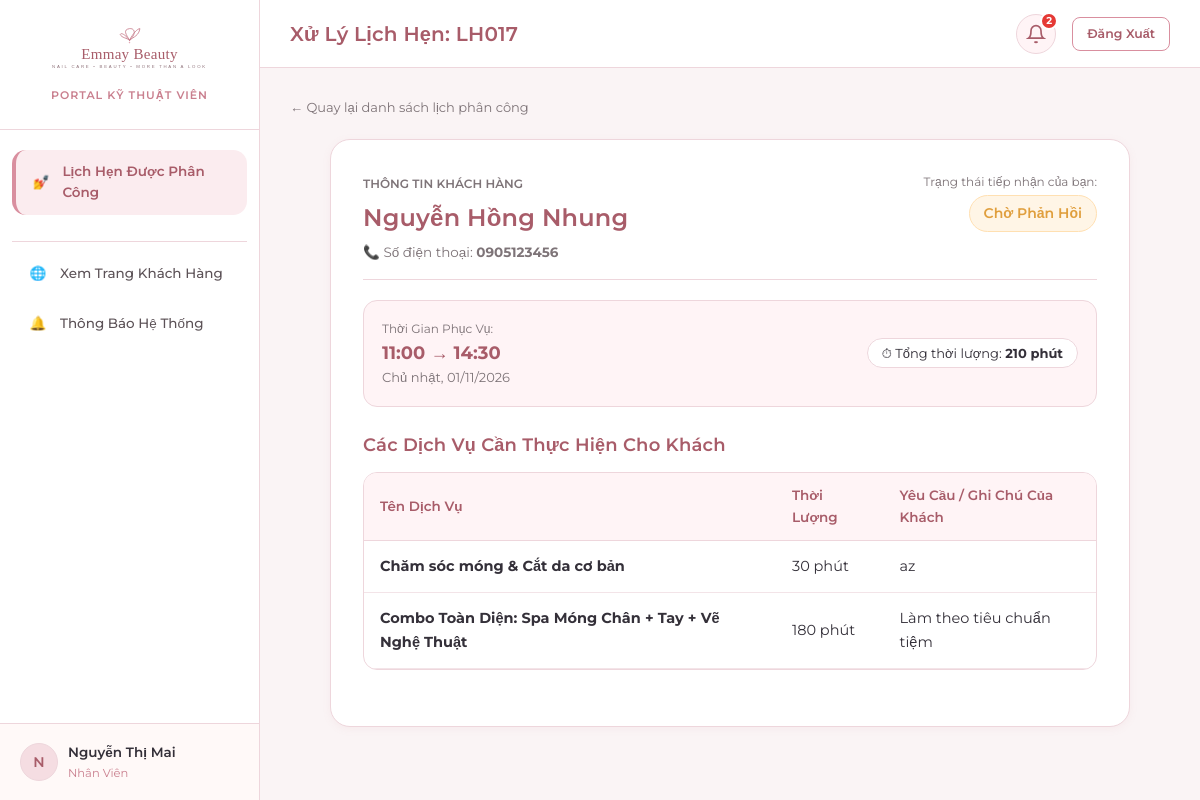
The app's page /employee/appointments/LH017/ (signed in) with its own data.
### apps/accounts/models.py (models this page shows, shortened)
class TaiKhoan(models.Model):
    VAI_TRO_CHOICES = [
        ('Chủ Tiệm', 'Chủ Tiệm'),
        ('Nhân Viên', 'Nhân Viên'),
        ('Khách Hàng', 'Khách Hàng'),
    ]
    ma_tai_khoan = models.CharField(max_length=10, primary_key=True, verbose_name='Mã tài khoản')
    user = models.OneToOneField(User, on_delete=models.CASCADE, related_name='tai_khoan', verbose_name='Tài khoản User')
    vai_tro = models.CharField(max_length=20, choices=VAI_TRO_CHOICES, verbose_name='Vai trò')
    khach_hang = models.OneToOneField(
        KhachHang, on_delete=models.SET_NULL, null=True, blank=True,
        related_name='tai_khoan', verbose_name='Khách hàng liên kết'
    )
    class Meta:
        db_table = 'TaiKhoan'
        verbose_name = 'Tài Khoản'
        verbose_name_plural = 'Tài Khoản'

### apps/appointments/models.py (models this page shows, shortened)
class LichHen(models.Model):
    TRANG_THAI_CHOICES = [
        ('Chờ xác nhận', 'Chờ xác nhận'),
        ('Đã xác nhận', 'Đã xác nhận'),
        ('Hoàn thành', 'Hoàn thành'),
        ('Hủy', 'Hủy'),
        ('Không đến', 'Không đến'),
    ]
    ma_lich_hen = models.CharField(max_length=10, primary_key=True, verbose_name='Mã lịch hẹn')
    khach_hang = models.ForeignKey(KhachHang, on_delete=models.PROTECT, related_name='lich_hen', verbose_name='Khách hàng')
    tai_khoan_huy = models.ForeignKey(
        TaiKhoan, on_delete=models.SET_NULL, null=True, blank=True,
        related_name='lich_hen_da_huy', verbose_name='Tài khoản hủy'
    )
    ngay_gio_bat_dau = models.DateTimeField(verbose_name='Ngày giờ bắt đầu')
    ten_lien_he = models.CharField(max_length=100, verbose_name='Tên liên hệ')
    so_dien_thoai_lien_he = models.CharField(
        max_length=10, validators=[phone_validator], verbose_name='SĐT liên hệ'
    )
    trang_thai = models.CharField(
        max_length=30, choices=TRANG_THAI_CHOICES, default='Chờ xác nhận',
        verbose_name='Trạng thái'
    )
    thoi_diem_huy = models.DateTimeField(null=True, blank=True, verbose_name='Thời điểm hủy')
    thoi_diem_tao = models.DateTimeField(auto_now_add=True, verbose_name='Thời điểm tạo')
    class Meta:
        db_table = 'LichHen'
        verbose_name = 'Lịch Hẹn'
        verbose_name_plural = 'Lịch Hẹn'
        ordering = ['-ngay_gio_bat_dau']
    @property
    def tong_thoi_luong(self):
        return sum(ct.thoi_luong_dat for ct in self.chi_tiet.all())
    @property
    def ngay_gio_ket_thuc(self):
        return self.ngay_gio_bat_dau + timedelta(minutes=self.tong_thoi_luong)

class ChiTietLichHen(models.Model):
    lich_hen = models.ForeignKey(LichHen, on_delete=models.CASCADE, related_name='chi_tiet', verbose_name='Lịch hẹn')
    dich_vu = models.ForeignKey(DichVu, on_delete=models.PROTECT, related_name='chi_tiet_lich_hen', verbose_name='Dịch vụ gốc')
    ten_dich_vu_dat = models.CharField(max_length=60, verbose_name='Tên dịch vụ lúc đặt')
    don_gia_dat = models.DecimalField(max_digits=12, decimal_places=0, verbose_name='Đơn giá lúc đặt')
    thoi_luong_dat = models.SmallIntegerField(verbose_name='Thời lượng lúc đặt (phút)')
    ghi_chu_thuc_hien = models.CharField(max_length=255, blank=True, null=True, verbose_name='Ghi chú thực hiện')
    class Meta:
        db_table = 'ChiTietLichHen'
        verbose_name = 'Chi Tiết Lịch Hẹn'
        verbose_name_plural = 'Chi Tiết Lịch Hẹn'
        unique_together = ('lich_hen', 'dich_vu')

### apps/assignments/views.py (the view)
# urls.py: path('appointments/<str:pk>/', views.employee_appointment_detail, name='appointment_detail'),
@employee_required
def employee_appointment_detail(request, pk):
    nhan_vien = request.user.tai_khoan.nhan_vien
    appointment = get_object_or_404(LichHen, pk=pk)
    assignment = PhanCong.objects.filter(
        lich_hen=appointment,
        nhan_vien=nhan_vien,
        dang_phu_trach=True
    ).first()
    if not assignment:
        messages.error(request, 'Bạn không được phân công phụ trách lịch hẹn này.')
        return redirect('employee:dashboard')
    return render(request, 'employee/appointment_detail.html', {
        'appointment': appointment,
        'assignment': assignment,
    })

### apps/notifications/context_processors.py (called while the page is built)
def notifications_processor(request):
    context = {
        'unread_notifications_count': 0,
        'recent_notifications': [],
    }
    if request.user.is_authenticated:
        try:
            tai_khoan = getattr(request.user, 'tai_khoan', None)
            if tai_khoan:
                user_notifications = ThongBao.objects.filter(tai_khoan=tai_khoan)
                context['unread_notifications_count'] = user_notifications.filter(da_doc=False).count()
                context['recent_notifications'] = user_notifications.order_by('-thoi_diem_tao')[:8]
        except Exception:
            pass
    return context

### templates/employee/appointment_detail.html (shortened to what this page needs)
{% extends 'base_dashboard.html' %}
{% block page_title %}Xử Lý Lịch Hẹn: {{ appointment.ma_lich_hen }}{% endblock %}
{% block content %}
<div style="margin-bottom: 20px;">
  <a href="{% url 'employee:dashboard' %}" style="font-size: 13px; color: var(--text-muted);">&larr; Quay lại danh sách lịch phân công</a>
</div>
<div style="max-width: 800px; margin: 0 auto;">
  <div class="card" style="padding: 32px; border-radius: var(--radius-lg); margin-bottom: 24px;">
    <div style="display: flex; justify-content: space-between; align-items: flex-start; border-bottom: 1px solid var(--border-pink); padding-bottom: 16px; margin-bottom: 20px;">
      <div>
        <span style="font-size: 12px; color: var(--text-muted); text-transform: uppercase; font-weight: 600;">Thông Tin Khách Hàng</span>
        <h2 style="font-size: 24px; color: var(--dark-rose); margin-top: 4px;">{{ appointment.ten_lien_he }}</h2>
        <div style="font-size: 13.5px; color: var(--text-muted); margin-top: 4px;">
          📞 Số điện thoại: <strong>{{ appointment.so_dien_thoai_lien_he }}</strong>
        </div>
      </div>
      <div style="text-align: right;">
        <div style="font-size: 12px; color: var(--text-muted); margin-bottom: 4px;">Trạng thái tiếp nhận của bạn:</div>
        {% if assignment.trang_thai_tiep_nhan == 'Đã tiếp nhận' %}
          <span class="badge badge-completed" style="font-size: 14px; padding: 6px 14px;">Đã Tiếp Nhận</span>
        {% elif assignment.trang_thai_tiep_nhan == 'Từ chối' %}
          <span class="badge badge-canceled" style="font-size: 14px; padding: 6px 14px;">Đã Từ Chối</span>
        {% else %}
          <span class="badge badge-pending" style="font-size: 14px; padding: 6px 14px;">Chờ Phản Hồi</span>
        {% endif %}
      </div>
    </div>
    <div style="background: var(--light-pink); border-radius: var(--radius-md); padding: 18px; margin-bottom: 24px; border: 1px solid var(--border-pink); display: flex; justify-content: space-between; align-items: center;">
      <div>
        <div style="font-size: 12px; color: var(--text-muted);">Thời Gian Phục Vụ:</div>
        <strong style="font-size: 18px; color: var(--dark-rose);">
          {{ appointment.ngay_gio_bat_dau|date:"H:i" }} &rarr; {{ appointment.ngay_gio_ket_thuc|date:"H:i" }}
        </strong>
        <div style="font-size: 13px; color: var(--text-muted);">{{ appointment.ngay_gio_bat_dau|date:"l, d/m/Y" }}</div>
      </div>
      <div>
        <span style="font-size: 13px; background: #FFFFFF; padding: 6px 14px; border-radius: var(--radius-full); border: 1px solid var(--border-pink);">
          ⏱ Tổng thời lượng: <strong>{{ appointment.tong_thoi_luong }} phút</strong>
        </span>
      </div>
    </div>
    <h3 style="font-size: 18px; margin-bottom: 12px;">Các Dịch Vụ Cần Thực Hiện Cho Khách</h3>
    <div class="table-responsive" style="margin-bottom: 24px;">
      <table class="table">
        <thead>
          <tr>
            <th>Tên Dịch Vụ</th>
            <th>Thời Lượng</th>
            <th>Yêu Cầu / Ghi Chú Của Khách</th>
          </tr>
        </thead>
        <tbody>
          {% for ct in appointment.chi_tiet.all %}
            <tr>
              <td><strong>{{ ct.ten_dich_vu_dat }}</strong></td>
              <td>{{ ct.thoi_luong_dat }} phút</td>
              <td>{{ ct.ghi_chu_thuc_hien|default:"Làm theo tiêu chuẩn tiệm" }}</td>
            </tr>
          {% endfor %}
        </tbody>
      </table>
    </div>
  </div>
</div>
{% endblock %}

### templates/base_dashboard.html (shortened to what this page needs)
<!DOCTYPE html>
<html lang="vi">
<head>
  <link rel="stylesheet" href="/static/css/style.css">
  <link rel="stylesheet" href="/static/css/dashboard.css">
</head>
<body class="app-layout">
  <aside class="sidebar">
    <div class="sidebar-brand">
      <a href="{% url 'home' %}">
        <img src="/static/images/logo.svg" alt="Emmay Beauty" class="sidebar-logo">
      </a>
      <div style="font-size: 11px; color: var(--primary-rose); font-weight: 600; margin-top: 4px; letter-spacing: 1px;">
        {% if is_owner %}PORTAL CHỦ TIỆM{% elif is_employee %}PORTAL KỸ THUẬT VIÊN{% else %}PORTAL THÀNH VIÊN{% endif %}
      </div>
    </div>
    <ul class="sidebar-nav">
      {% if is_owner %}
        <li class="nav-item {% if request.resolver_match.url_name == 'dashboard' %}active{% endif %}">
          <a href="{% url 'owner:dashboard' %}">
            <span class="nav-icon">📊</span>
            <span>Tổng Quan</span>
          </a>
        </li>
        <li class="nav-item {% if request.resolver_match.url_name == 'timeline' %}active{% endif %}">
          <a href="{% url 'owner:timeline' %}">
            <span class="nav-icon">📅</span>
            <span>Theo Dõi Timeline (30p)</span>
          </a>
        </li>
        <li class="nav-item {% if 'appointments' in request.path and request.resolver_match.url_name != 'timeline' %}active{% endif %}">
          <a href="{% url 'owner:appointments_list' %}">
            <span class="nav-icon">📋</span>
            <span>Quản Lý Lịch Hẹn</span>
          </a>
        </li>
        <li class="nav-item {% if 'assignments' in request.path %}active{% endif %}">
          <a href="{% url 'owner:assignments_list' %}">
            <span class="nav-icon">👩‍🎨</span>
            <span>Phân Công Kỹ Thuật Viên</span>
          </a>
        </li>
        <li class="nav-item {% if 'services' in request.path %}active{% endif %}">
          <a href="{% url 'owner:services_list' %}">
            <span class="nav-icon">💅</span>
            <span>Quản Lý Dịch Vụ Nail</span>
          </a>
        </li>
        <li class="nav-item {% if 'customers' in request.path %}active{% endif %}">
          <a href="{% url 'owner:customers_list' %}">
            <span class="nav-icon">👥</span>
            <span>Quản Lý Khách Hàng</span>
          </a>
        </li>
      {% elif is_employee %}
        <li class="nav-item active">
          <a href="{% url 'employee:dashboard' %}">
            <span class="nav-icon">💅</span>
            <span>Lịch Hẹn Được Phân Công</span>
          </a>
        </li>
      {% endif %}
      <li class="nav-item" style="margin-top: 20px; border-top: 1px solid var(--border-pink); padding-top: 10px;">
        <a href="{% url 'home' %}">
          <span class="nav-icon">🌐</span>
          <span>Xem Trang Khách Hàng</span>
        </a>
      </li>
      <li class="nav-item">
        <a href="{% url 'notifications:list' %}">
          <span class="nav-icon">🔔</span>
          <span>Thông Báo Hệ Thống</span>
        </a>
      </li>
    </ul>
    <div class="sidebar-footer">
      <div class="user-badge">
        <div class="user-avatar">
          {{ user.username|slice:":1"|upper }}
        </div>
        <div class="user-info">
          <span class="user-name">{{ user.first_name|default:user.username }}</span>
          <span class="user-role">{{ current_role }}</span>
        </div>
      </div>
    </div>
  </aside>
  <div class="main-wrapper">
    <header class="top-header">
      <div class="header-title">
        <h2>{% block page_title %}Bảng Điều Khiển{% endblock %}</h2>
      </div>
      <div class="header-actions">
        <div class="notification-bell-container">
          <button type="button" class="bell-btn" id="notif-bell-btn" title="Thông báo">
            <svg width="20" height="20" viewBox="0 0 24 24" fill="none" stroke="currentColor" stroke-width="2">
              <path d="M18 8A6 6 0 0 0 6 8c0 7-3 9-3 9h18s-3-2-3-9"></path>
              <path d="M13.73 21a2 2 0 0 1-3.46 0"></path>
            </svg>
            {% if unread_notifications_count > 0 %}
              <span class="bell-counter">{{ unread_notifications_count }}</span>
            {% endif %}
          </button>
        </div>
        <a href="{% url 'accounts:logout' %}" class="btn btn-outline btn-sm">
          Đăng Xuất
        </a>
      </div>
    </header>
    <div class="page-container">
      {% block content %}{% endblock %}
    </div>
  </div>
</body>
</html>

### static/css/style.css (style rules this page uses)
:root { --primary-rose: #C97F8E; --btn-rose: #D98F9F; --btn-rose-hover: #C57B8C; --dark-rose: #A85C69; --deep-rose: #8C4350; --blush-pink: #F5DDE2; --soft-pink: #FBECEF; --light-pink: #FFF4F6; --ivory-white: #FFF9F8; --card-bg: #FFFFFF; --text-main: #343039; --text-muted: #7E7478; --text-light: #A3969B; --border-pink: #EED6DC; --border-focus: #D98F9F; --status-pending: #E09F3E; --status-pending-bg: #FFF5E6; --status-confirmed: #4A90E2; --status-confirmed-bg: #EBF4FC; --status-completed: #2E7D32; --status-completed-bg: #EAF5EA; --status-canceled: #C62828; --status-canceled-bg: #FDE8E8; --status-noshow: #757575; --status-noshow-bg: #EEEEEE; --font-heading: 'Playfair Display', serif; --font-body: 'Montserrat', sans-serif; --shadow-sm: 0 2px 8px rgba(201, 127, 142, 0.08); --shadow-md: 0 4px 20px rgba(168, 92, 105, 0.12); --shadow-lg: 0 10px 30px rgba(168, 92, 105, 0.16); --radius-sm: 8px; --radius-md: 14px; --radius-lg: 20px; --radius-full: 9999px; }
* { margin: 0; padding: 0; box-sizing: border-box; }
body { font-family: var(--font-body); font-size: 14.5px; line-height: 1.6; color: var(--text-main); background-color: var(--ivory-white); min-height: 100vh; display: flex; flex-direction: column; }
h1, h2, h3, h4, h5, h6, input, button, select, textarea, table, th, td { font-family: var(--font-body); }
h1, h2, h3 { color: var(--dark-rose); font-weight: 600; letter-spacing: 0.2px; }
a { color: var(--dark-rose); text-decoration: none; transition: all 0.2s ease; }
.btn { display: inline-flex; align-items: center; justify-content: center; gap: 8px; padding: 11px 22px; font-family: var(--font-body); font-size: 14px; font-weight: 600; border-radius: var(--radius-md); border: 1px solid transparent; cursor: pointer; transition: all 0.25s cubic-bezier(0.4, 0, 0.2, 1); text-decoration: none !important; white-space: nowrap; }
.btn-outline { background: transparent; color: var(--dark-rose) !important; border: 1.5px solid var(--btn-rose); }
.btn-sm { padding: 6px 14px; font-size: 12.5px; border-radius: var(--radius-sm); }
.badge { display: inline-flex; align-items: center; padding: 4px 10px; font-size: 12px; font-weight: 600; border-radius: var(--radius-full); }
.badge-pending { background: var(--status-pending-bg); color: var(--status-pending); border: 1px solid #FFE0B2; }
.card { background: var(--card-bg); border: 1px solid var(--border-pink); border-radius: var(--radius-lg); padding: 24px; box-shadow: var(--shadow-sm); transition: box-shadow 0.25s ease; }
.table-responsive { width: 100%; overflow-x: auto; border-radius: var(--radius-md); border: 1px solid var(--border-pink); background: #FFFFFF; }
.table { width: 100%; border-collapse: collapse; text-align: left; }
.table th { background: var(--light-pink); color: var(--dark-rose); font-weight: 600; font-size: 13.5px; padding: 12px 16px; border-bottom: 1.5px solid var(--border-pink); }
.table td { padding: 14px 16px; border-bottom: 1px solid #F3E4E8; color: var(--text-main); vertical-align: middle; }

### records on screen
TaiKhoan: vai_tro "Nhân Viên"
LichHen: ma_lich_hen "LH017", ten_lien_he "Nguyễn Hồng Nhung", so_dien_thoai_lien_he "0905123456", ngay_gio_bat_dau "11:00", ngay_gio_ket_thuc "14:30", ngay_gio_bat_dau "Chủ nhật, 01/11/2026", tong_thoi_luong "210"
ChiTietLichHen: ten_dich_vu_dat "Chăm sóc móng & Cắt da cơ bản", thoi_luong_dat "30", ghi_chu_thuc_hien "az"
ChiTietLichHen: ten_dich_vu_dat "Combo Toàn Diện: Spa Móng Chân + Tay + Vẽ Nghệ Thuật", thoi_luong_dat "180", ghi_chu_thuc_hien "Làm theo tiêu chuẩn tiệm"

### other values on screen
{{ user.username|slice:":1"|upper }} "N"
{{ user.first_name|default:user.username }} "Nguyễn Thị Mai"
{{ unread_notifications_count }} "2"
